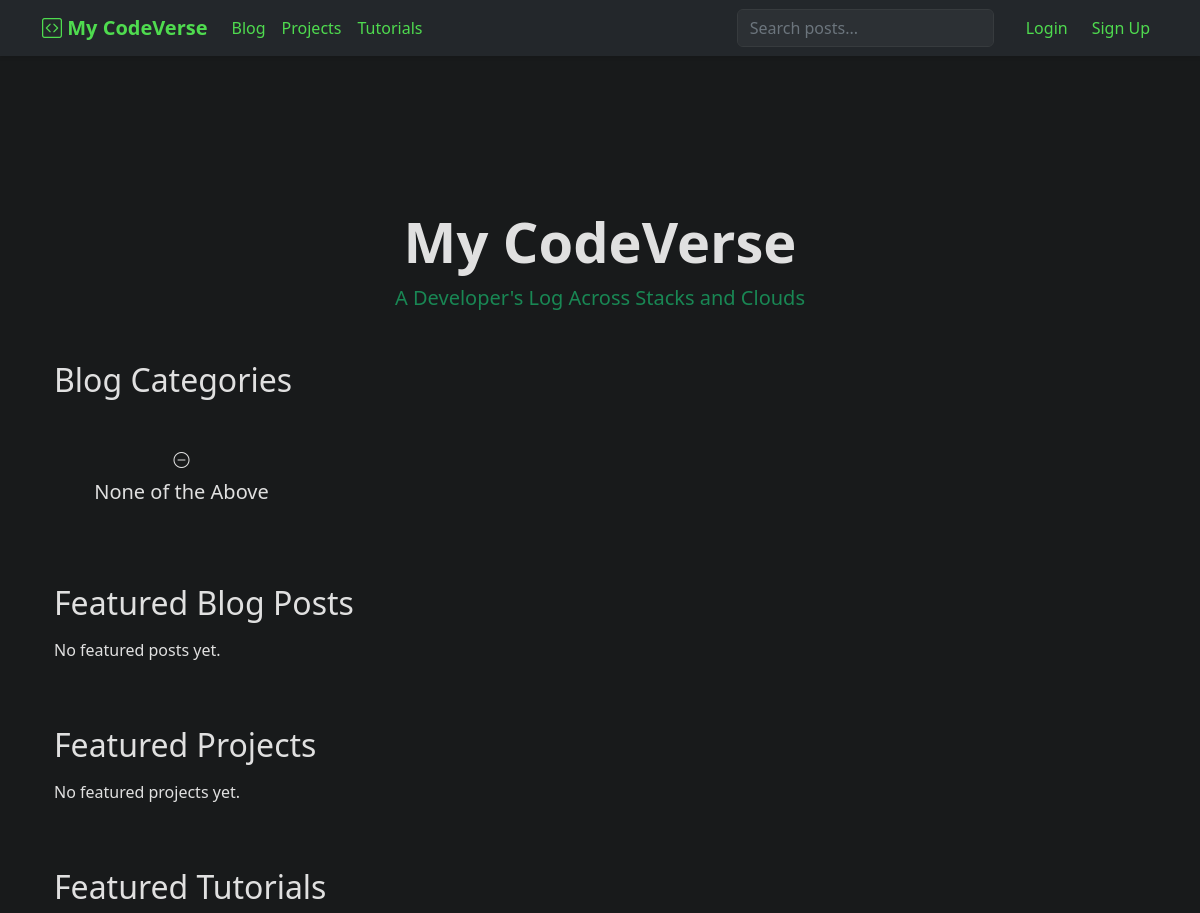
The app's page / (upper part), older data.
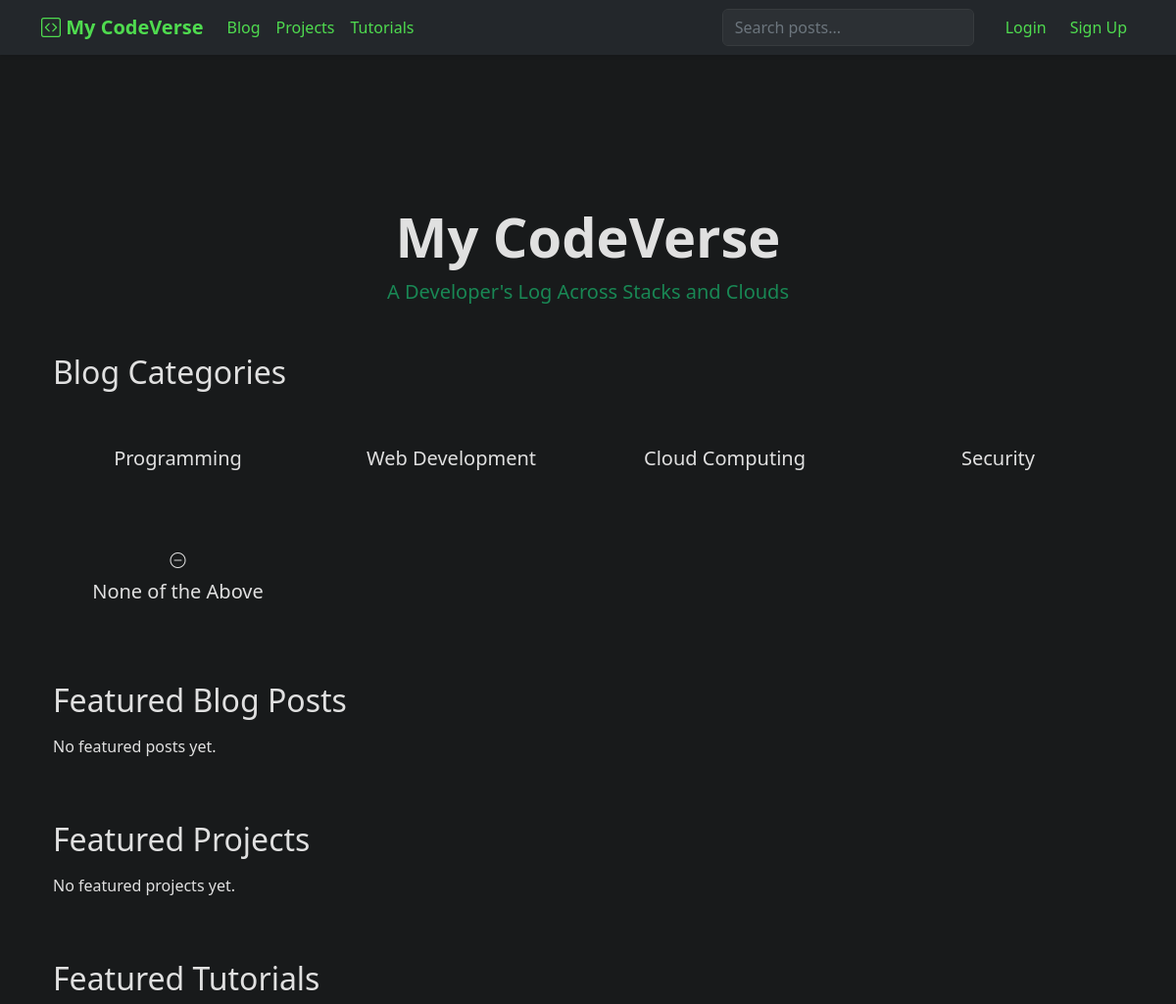
The same page, newer data.
### main/models.py (models this page shows, shortened)
class BlogCategory(models.Model):
    name = models.CharField(max_length=50, unique=True)
    icon = models.CharField(max_length=10, blank=True, help_text="Emoji or icon for category")

### main/views.py (the view)
# urls.py: path('', views.home, name='home'),
def home(request):
    categories = BlogCategory.objects.all()
    featured_posts = BlogPost.objects.filter(featured=True).order_by('-created_at')[:3]
    projects = Project.objects.filter(featured=True).order_by('-created_at')[:3]
    tutorials = Tutorial.objects.filter(featured=True).order_by('-created_at')[:3]
    return render(request, 'home.html', {
        'categories': categories,
        'featured_posts': featured_posts,
        'projects': projects,
        'tutorials': tutorials,
    })

### main/templates/home.html (shortened to what this page needs)
{% extends 'base.html' %}
{% block content %}
<section class="container text-center" style="padding-top: 7rem;">
    <h1 class="display-4 fw-bold">My CodeVerse</h1>
    <p class="lead text-success">A Developer's Log Across Stacks and Clouds</p>
</section>
<section id="categories" class="container mt-5">
    <h2 class="mb-4 section-title">Blog Categories</h2>
    <div class="row g-4">
        {% for cat in categories %}
        <div class="col-12 col-md-6 col-lg-3">
            <div class="category-card p-4 h-100 text-center">
                <h5>{{ cat.name }}</h5>
            </div>
        </div>
        {% endfor %}
        <div class="col-12 col-md-6 col-lg-3">
            <div class="category-card p-4 h-100 text-center">
                <div class="category-icon mb-2">
                    <i class="bi bi-dash-circle"></i>
                </div>
                <h5>None of the Above</h5>
            </div>
        </div>
    </div>
</section>
<section class="container mt-5">
    <h2 class="section-title mb-3">Featured Blog Posts</h2>
    <div class="row g-4">
        {% for post in featured_posts %}
        <div class="col-md-6 col-lg-4">
            <div class="card card-custom h-100">
                <div class="card-body">
                    <h5 class="card-title">{{ post.title }}</h5>
                    <p class="card-text">{{ post.content|truncatewords:20 }}</p>
                    <a href="{% url 'blog_detail' slug=post.slug %}" class="btn btn-success">Read More</a>
                </div>
            </div>
        </div>
        {% empty %}
        <p>No featured posts yet.</p>
        {% endfor %}
    </div>
</section>
<section id="projects" class="container projects-section mt-5">
    <h2 class="section-title mb-3">Featured Projects</h2>
    <div class="row g-4">
        {% for project in projects %}
        <div class="col-md-6 col-lg-4">
            <div class="card card-custom h-100">
                <div class="card-body">
                    <h5 class="card-title">{{ project.title }}</h5>
                    <p class="card-text">{{ project.description }}</p>
                    {% if project.link %}
                    <a href="{{ project.link }}" class="btn btn-success" target="_blank">View Project</a>
                    {% endif %}
                </div>
            </div>
        </div>
        {% empty %}
        <p>No featured projects yet.</p>
        {% endfor %}
    </div>
</section>
<section id="tutorials" class="container tutorials-section mt-5">
    <h2 class="section-title mb-3">Featured Tutorials</h2>
    <div class="row g-4">
    </div>
</section>
{% endblock %}

Row changes from the older to the newer data that the page shows:
added BlogCategory: name "Programming"
added BlogCategory: name "Web Development"
added BlogCategory: name "Cloud Computing"
added BlogCategory: name "Security"
